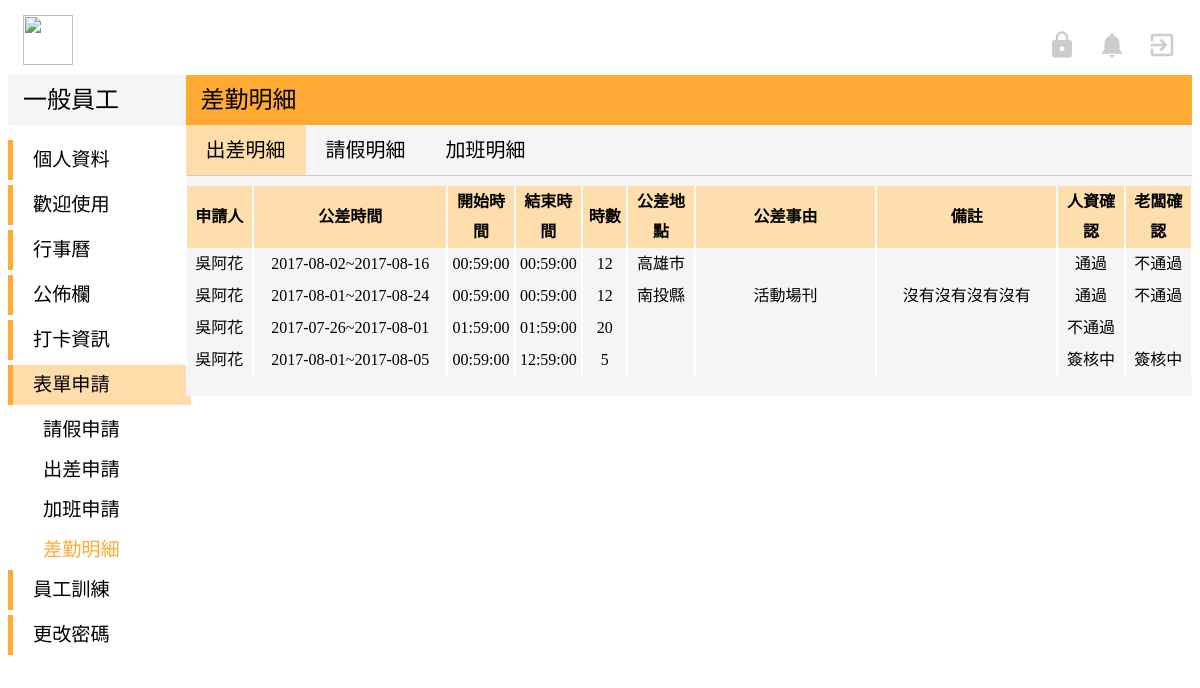
Screenshot of /user-Model/user_bTrip_list.php (signed in) with the database file from the repository.
### tables this page shows
CREATE TABLE `business` (
  `id` int(10) UNSIGNED NOT NULL,
  `b_sn` varchar(15) NOT NULL,
  `b_name` varchar(20) NOT NULL,
  `b_startDate` date NOT NULL,
  `b_endDate` date NOT NULL,
  `b_startTime` time NOT NULL,
  `b_endTime` time NOT NULL,
  `b_totalTime` varchar(20) NOT NULL,
  `b_location` varchar(20) NOT NULL,
  `b_state` varchar(20) NOT NULL,
  `b_comment` varchar(50) DEFAULT NULL,
  `b_month` varchar(20) NOT NULL,
  `b_hrCheck` varchar(20) NOT NULL DEFAULT '簽核中',
  `b_bossCheck` varchar(10) NOT NULL DEFAULT '簽核中',
  `b_applyDate` timestamp NOT NULL DEFAULT CURRENT_TIMESTAMP ON UPDATE CURRENT_TIMESTAMP,
  `b_reason` varchar(300) DEFAULT NULL
);

### user-Model/user_bTrip_list.php (the view, shortened to what this page needs)
<!DOCTYPE html>
<?php
$servername = "localhost";
$username = "root";
$password = "root";
$dbname = "peopleresource";
try {
    $conn = mysqli_connect($servername,$username ,$password,$dbname);
    $sql = "SELECT * FROM business WHERE b_name='".$_SESSION['name']."'";
    $result = mysqli_query($conn,$sql);
    }
catch(PDOException $e)
    {
    echo $sql . "<br>" . $e->getMessage();
    }
?>
<html>
<head>
	<link rel="stylesheet" href="../view/indexStyle.css">
</head>
<body>
  <div class="top">
			<img class="titleImg" src="http://www.lctech.com.tw/wp-content/uploads/bfi_thumb/%E6%9C%AA%E5%91%BD%E5%90%8D-1-%E6%8B%B7%E8%B2%9D-31w65e1o8bhj94p9q5patm@2x.png" width="50" height="50">
		<a href="../Controller/log_logout.php">
			<i id="topIcon" class="material-icons" >exit_to_app</i>
		</a>
		<a href="#">
			<i id="topIcon" class="material-icons">notifications</i>
		</a>
    <?php if ($_SESSION['root'] == 'admin'){?>
		    <a href="../admin-Model/admin_index.php">
			    <i id="topIcon" class="material-icons">https</i>
		    </a><?php }
    ?>
	</div>
	<div class="down">
		<div class="left">
			<div class="left-top">
				<p class="left-top-title">一般員工</p>
			</div>
			<div class="left-bottom">
				<div class="left-title" >
					<a href="user_profile.php" style="margin:auto 20px">個人資料</a>
				</div>
				<div class="left-title">
					<a href="user_introduction.php" style="margin:auto 20px">歡迎使用</a>
				</div>
				<div class="left-title">
					<a href="user_index.php"style="margin:auto 20px">行事曆</a>
				</div>
				<div class="left-title">
					<a href="user_news.php" style="margin:auto 20px">公佈欄</a>
				</div>
				<div class="left-title">
					<a href="#" style="margin:auto 20px">打卡資訊</a>
				</div>
				<div class="left-title" style="background-color:#FFDDAA">
					<p style="margin:auto 20px">表單申請</p>
				</div>
					<div  class="left-list">
						<a href="user_leave.php" style="margin:auto 35px">請假申請</a>
					</div>
					<div class="left-list">
						<a href="user_bTrip.php" style="margin:auto 35px">出差申請</a>
					</div>
					<div class="left-list">
						<a href="user_overtime.php" style="margin:auto 35px">加班申請</a>
					</div>
					<div class="left-list">
						<p style="margin:auto 35px;color:#FFAA33;font-weight:500">差勤明細</p>
					</div>
				<div class="left-title">
					<a href="#" style="margin:auto 20px">員工訓練</a>
				</div>
        <div class="left-title">
          <a href="#" style="margin:auto 20px">更改密碼</a>
        </div>
			</div>
		</div>
		<div class="right">
			<div class="right-top">
				<p class="right-top-title">差勤明細</p>
			</div>
      <div class="right-bottom">
  			<div style="width:100%;height:50px;margin:auto;;border-bottom:solid 1px #CCC;">
          <div style="float:left;background-color:#FFDDAA">
  					<p class="right-title">出差明細</p>
          </div>
          <div style="float:left">
  					<a href="user_leave_list.php" class="right-title">請假明細</a>
          </div>
          <div style="float:left">
  					<a href="user_overtime_list.php" class="right-title">加班明細</a>
          </div>
  			</div>
  			<div>
    			<table cellspacing="0">
    				<th>申請人</th>
    				<th>公差時間</th>
    				<th>開始時間</th>
    				<th>結束時間</th>
    				<th>時數</th>
    				<th>公差地點</th>
    				<th>公差事由</th>
    				<th>備註</th>
    				<th>人資確認</th>
    				<th>老闆確認</th>
      			<?php
      			while($row = mysqli_fetch_array($result)) {
      			?>
  			    <tr>
      				<td style="width:70px"><?php echo $row["b_name"]; ?></td>
      				<td style="width:215px"><?php echo $row["b_startDate"]?>~<?php echo $row["b_endDate"];?></td>
      				<td style="width:70px"><?php echo $row["b_startTime"];?></td>
      				<td style="width:70px"><?php echo $row["b_endTime"];?></td>
      				<td style="width:45px"><?php echo $row["b_totalTime"]?></td>
      				<td style="width:70px"><?php echo $row["b_location"];?></td>
      				<td style="width:200px"><?php echo $row["b_state"];?></td>
      				<td style="width:200px"><?php echo $row["b_comment"];?></td>
      				<td style="width:70px"><?php echo $row["b_hrCheck"]; ?></td>
      				<td style="width:70px"><?php echo $row["b_bossCheck"]; ?></td>
      			</tr>
    			  <?php } ?>
    			</table>
  		  </div>
  	  </div>
    </div>
  </div>
</body>
</html>

### view/indexStyle.css (style rules this page uses)
a { text-decoration:none; }
a:link { color: black; }
.top { width:100%; height:60px; background-color:white; margin-top:15px; }
.titleImg { float:left; margin-left:15px; }
#topIcon { margin-top:15px; margin-right:15px; margin-left:5px; float:right; font-size:30px; color:#CCC; }
.down { width:100%; height:auto; background-color:white; margin:auto; }
.left { width:15%; height:auto; background-color:white; margin:auto; float:left; }
.left-top { width:100%; height:50px; background-color:#F5F5F5; margin:auto; }
.left-top-title { line-height:50px; font-family:Microsoft JhengHei; font-size:150%; margin:auto 15px; font-weight: 500; }
.left-bottom { margin-top: 15px; }
.left-title { width:100%; height:40px; text-align:left; font-family:Microsoft JhengHei; border-left:solid 5px #FFAA33; margin-bottom:5px; line-height:40px; font-size:120%; }
.left-list { width:100%; height:40px; text-align:left; font-family:Microsoft JhengHei; font-size:18px; color:#666666; font-size:120%; line-height:40px; font-weight: 300; }
.right { width:85%; height:auto; background-color:#F5F5F5; margin:auto; float:right; padding-bottom: 20px; }
.right-top { width:100%; height:50px; background-color:#FFAA33; margin:auto; }
.right-top-title { line-height:50px; font-family:Microsoft JhengHei; font-size:150%; margin:auto 15px; font-weight: 500; }
.right-title { line-height:50px; margin:auto 20px; font-size:20px; font-family: Microsoft JhengHei; }
table { margin-top:10px; font-family:Microsoft JhengHei; font-size:16px; line-height:30px; table-layout:fixed; word-wrap:break-word; word-break: break-all; }
td,th,tr { font-family:Microsoft JhengHei; font-size:16px; text-align:center; }

### user-Model/user_bTrip_list.php (style rules this page uses)
th { background-color:#FFDEAD; }
td,tr,th { border-left: solid 1px white; border-right: solid 1px white; }

### rows the page displays
business: b_name "吳阿花", b_startDate "2017-08-02", b_endDate "2017-08-16", b_startTime "00:59:00", b_endTime "00:59:00", b_totalTime "12", b_location "高雄市", b_hrCheck "通過", b_bossCheck "不通過"
business: b_name "吳阿花", b_startDate "2017-08-01", b_endDate "2017-08-24", b_startTime "00:59:00", b_endTime "00:59:00", b_totalTime "12", b_location "南投縣", b_state "活動場刊", b_comment "沒有沒有沒有沒有", b_hrCheck "通過", b_bossCheck "不通過"
business: b_name "吳阿花", b_startDate "2017-07-26", b_endDate "2017-08-01", b_startTime "01:59:00", b_endTime "01:59:00", b_totalTime "20", b_hrCheck "不通過"
business: b_name "吳阿花", b_startDate "2017-08-01", b_endDate "2017-08-05", b_startTime "00:59:00", b_endTime "12:59:00", b_totalTime "5", b_hrCheck "簽核中", b_bossCheck "簽核中"
